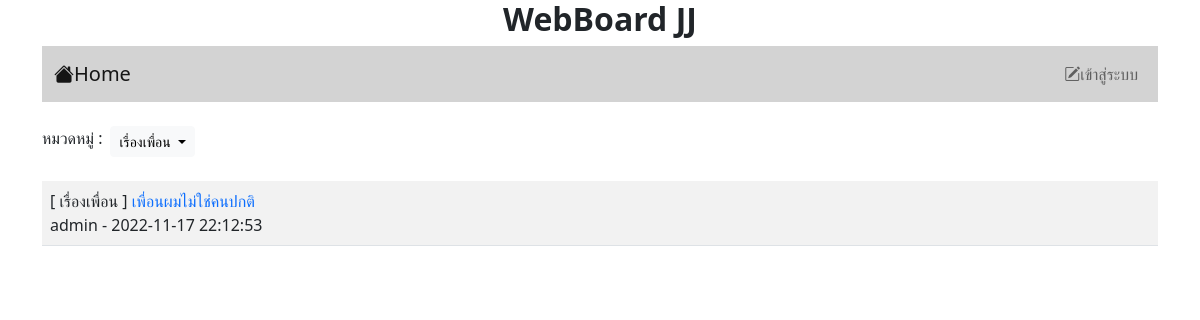
The page /index.php?id=4 on the database its author committed.
### tables this page shows
CREATE TABLE `category` (
  `id` int(11) NOT NULL,
  `name` varchar(32) NOT NULL
);

CREATE TABLE `post` (
  `id` int(11) NOT NULL,
  `title` varchar(128) NOT NULL,
  `content` varchar(2048) NOT NULL,
  `post_date` datetime NOT NULL,
  `cat_id` int(11) NOT NULL,
  `user_id` int(11) NOT NULL
);

CREATE TABLE `user` (
  `id` int(11) NOT NULL,
  `login` varchar(32) NOT NULL,
  `password` varchar(64) NOT NULL,
  `name` varchar(64) NOT NULL,
  `gender` char(1) NOT NULL,
  `email` varchar(32) NOT NULL,
  `role` char(1) NOT NULL
);

### index.php (the view, shortened to what this page needs)
<?php
    if(!isset($_GET['id'])){
        header("Location:index.php?id=0");
    }
    else{
        $id= $_GET['id'];
    }
?>
<!DOCTYPE html>
<html lang="en">
<head>
    <link href="https://cdn.jsdelivr.net/npm/bootstrap@5.2.2/dist/css/bootstrap.min.css" rel="stylesheet">
    <link rel="stylesheet" href="https://cdn.jsdelivr.net/npm/bootstrap-icons@1.9.1/font/bootstrap-icons.css">
</head>
<?php
    if(!isset($_SESSION['id'])){
?>
<body>
    <div class="container" >
    <H1 style="font-size: 200%"><center><b> WebBoard JJ </b></center></H1>
    <?php include "nav.php" ?>
    <br>
    <?php
    $conn = new PDO("mysql:host=localhost;dbname=webboard;charset=utf8","root","");
    ?>
    <div class="d-flex">
        <div class="input-group">
            <label>หมวดหมู่ : </label>
            <span class="dropdown ms-2">
            <button class="btn btn-light dropdown-toggle btn-sm "
            type="button" id="button2" data-bs-toggle="dropdown"
            aria-expanded="false">
                <?php
                if($id != 0)
                foreach($conn->query("SELECT name FROM category WHERE id = $id") as $row){
                     echo $row['0'];
                }else{echo '--ทั้งหมด--';}
                ?>
            </button>
            </span>
        </div>
    </div>
    <br>
    <table class="table table-striped">
    <?php
        $conn = new PDO("mysql:host=localhost;dbname=webboard;charset=utf8","root","");
        $conn -> exec("SET CHARACTER SET utf8");
        if($id != 0){
            $data = $conn->query("SELECT p.id,p.title,p.content,p.post_date ,c.name,u.name FROM post p , user u , category c WHERE p.cat_id = c.id AND c.id = $id AND p.user_id = u.id order by p.id DESC;");
        }else{
            $data = $conn->query("SELECT p.id,p.title,p.content,p.post_date ,c.name,u.name FROM post p , user u , category c WHERE p.cat_id = c.id AND p.user_id = u.id order by p.id DESC;");
        }
        if($data !== false){
            while($row = $data->fetch()){
               echo "<tr><td>";
               echo "[ ".$row['4']." ] ";
               echo "<a href=\"post.php?id=".$row['0']."\" style=text-decoration:none>";
               echo $row['1']."</a>";
               echo "<br>";
               echo $row['5']." - " . $row['3'];
               echo "</td></tr>";
            }
        }
    ?>
    </table>
    </div>
</body>
<?php
    }
?>
</html>

### rows shown on the page
category: name "เรื่องเพื่อน"
post: category.name "เรื่องเพื่อน", title "เพื่อนผมไม่ใช่คนปกติ", user.name "admin", post_date "2022-11-17 22:12:53"
